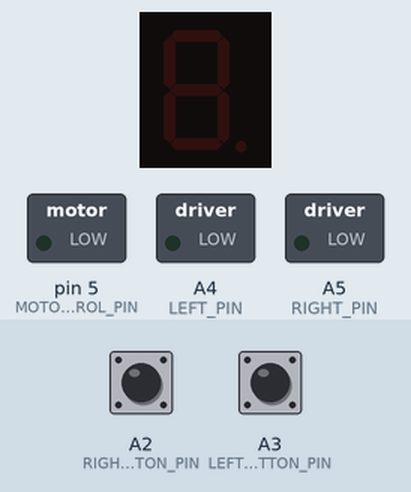
The sketch below on a simulated Arduino Uno, built with avr-gcc and run on an emulated ATmega328P. On the bench: 1-digit seven-segment display, switched loads named in the sketch (green lamp = pin HIGH). Wiring (inferred from the names in the program): 1-digit 7-segment display, segments lit when HIGH: segments pin 11, pin 10, pin 7, pin 8, pin 9, pin 12, pin 13, pin 6. The inputs (shaded band) are chosen by the test bench; at power-on: A2 (RIGHT_BUTTON_PIN) LOW, A3 (LEFT_BUTTON_PIN) LOW. The segment pins are drawn as the display they are named for; pins used as bus, display or sensor lines are not drawn.

Above: at 1.2 s.
1.3 s: A2 (RIGHT_BUTTON_PIN) pulled HIGH for 1 s
At 2.6 s:
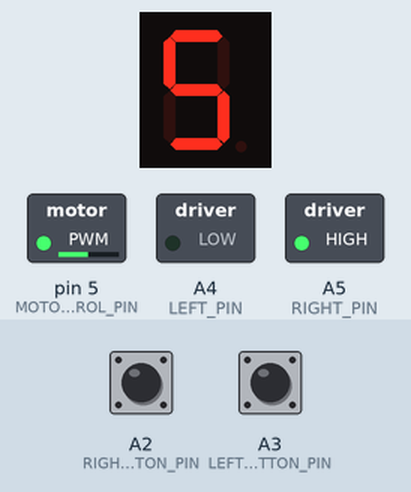
3.8 s: A3 (LEFT_BUTTON_PIN) pulled HIGH for 3.2 s
At 7.3 s:
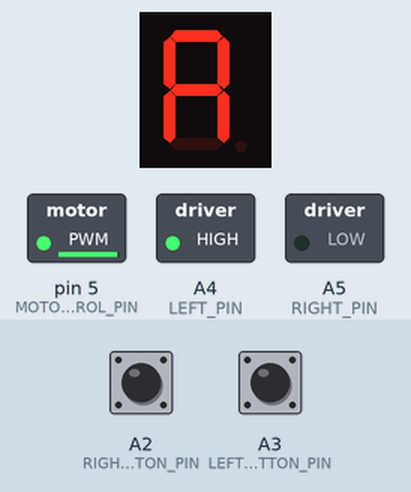
8.5 s: A2 (RIGHT_BUTTON_PIN) pulled HIGH for 3.2 s
At 12.2 s:
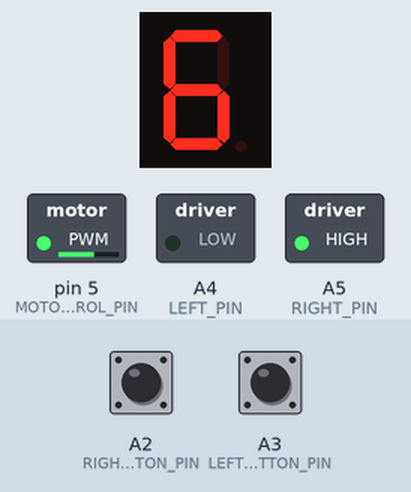
13.2 s: A2 (RIGHT_BUTTON_PIN) pulled HIGH for 0.15 s
At 14.6 s:
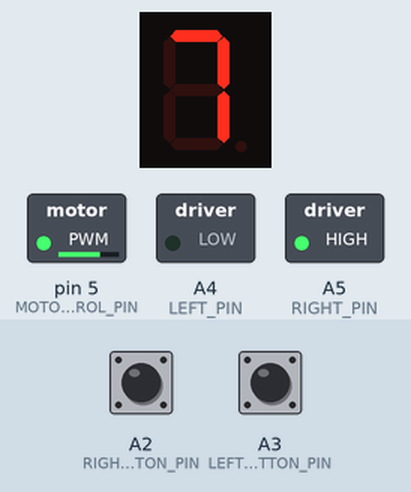
14.9 s: A2 (RIGHT_BUTTON_PIN) pulled HIGH for 0.15 s
At 16.0 s:
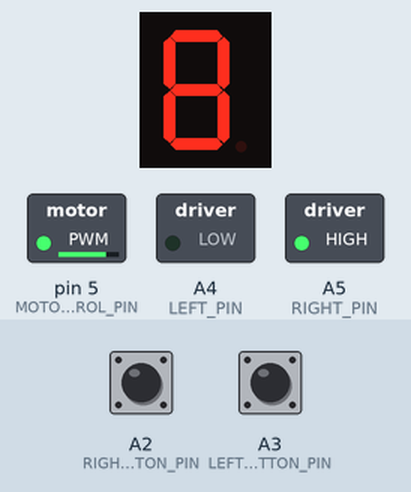
16.6 s: A2 (RIGHT_BUTTON_PIN) pulled HIGH for 0.15 s
At 17.3 s:
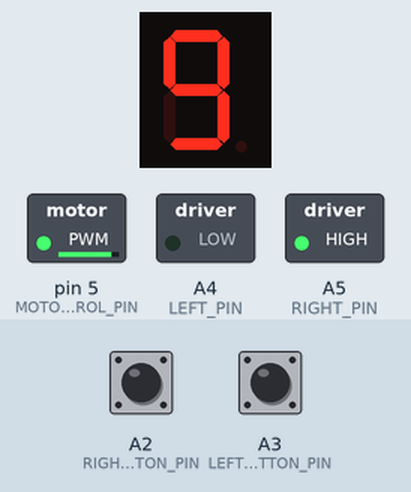
Timing chart, 0 to 19.3 s (numbered marks = the images above; inputs shaded):
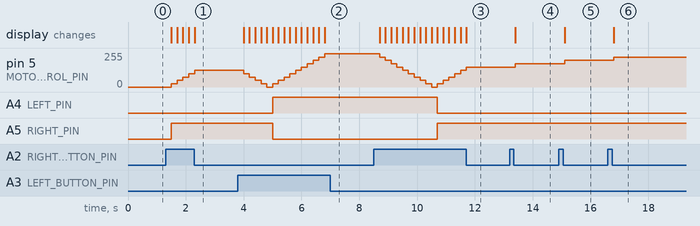

Measured:
- after the input at 1.3 s, pin 5 (MOTOR_CONTROL_PIN): moves from 0/255 to 125/255 over 0.80 s, starting after 0.20 s; A5 (RIGHT_PIN): LOW → HIGH after 0.20 s; the display: first changes after 0.20 s (image 1 shows a later state)
- after the input at 3.8 s, pin 5 (MOTOR_CONTROL_PIN): 125/255 → 100/255 after 0.20 s, → 75/255 0.20 s later, → 50/255 0.20 s later, → 25/255 0.20 s later, … (15 changes in this stretch); A4 (LEFT_PIN): LOW → HIGH after 1.2 s; A5 (RIGHT_PIN): HIGH → LOW after 1.2 s; the display: first changes after 0.20 s (image 2 shows a later state)
- after the input at 8.5 s, pin 5 (MOTOR_CONTROL_PIN): 250/255 → 225/255 after 0.20 s, → 200/255 0.20 s later, → 175/255 0.20 s later, → 150/255 0.20 s later, … (16 changes in this stretch); A4 (LEFT_PIN): HIGH → LOW after 2.2 s; A5 (RIGHT_PIN): LOW → HIGH after 2.2 s; the display: first changes after 0.20 s (image 3 shows a later state)
- after the input at 13.2 s, pin 5 (MOTOR_CONTROL_PIN): 150/255 → 175/255 after 0.20 s; the display: changes after 0.20 s (image 4)
- after the input at 14.9 s, pin 5 (MOTOR_CONTROL_PIN): 175/255 → 200/255 after 0.20 s; the display: changes after 0.20 s (image 5)
- after the input at 16.6 s, pin 5 (MOTOR_CONTROL_PIN): 200/255 → 225/255 after 0.20 s; the display: changes after 0.20 s (image 6)

The sketch:

Motor_Controller_Lab_8.ino
```cpp
 const int G = 13;
 const int F = 12;
 const int A = 11;
 const int B = 10;
 const int E = 9;
 const int D = 8;
 const int C = 7;
 const int H = 6;

 const int LEFT_PIN = A4;
 const int RIGHT_PIN = A5;
 const int MOTOR_CONTROL_PIN = 5;

 const int LEFT_BUTTON_PIN = A3;
 const int RIGHT_BUTTON_PIN = A2;

 const int MOTOR_STEPS = 10;
 int LEFT_STEP_CONTROLLER = 0;
 int RIGHT_STEP_CONTROLLER = 0;

 int display_step = 0;
 void setup() {

   pinMode(A, OUTPUT);
   pinMode(B, OUTPUT);
   pinMode(C, OUTPUT);
   pinMode(D, OUTPUT);
   pinMode(E, OUTPUT);
   pinMode(F, OUTPUT);
   pinMode(G, OUTPUT);
   pinMode(H, OUTPUT);

   pinMode(RIGHT_PIN, OUTPUT);
   pinMode(LEFT_PIN, OUTPUT);
   pinMode(MOTOR_CONTROL_PIN, OUTPUT);

   pinMode(LEFT_BUTTON_PIN, INPUT);
   pinMode(RIGHT_BUTTON_PIN, INPUT);
 }

 void loop() {
   int left_button_value = digitalRead(LEFT_BUTTON_PIN);
   int right_button_value = digitalRead(RIGHT_BUTTON_PIN);
   if (left_button_value != 0) {
     delay(200);
     if (RIGHT_STEP_CONTROLLER != 0) {
       turn_right(-1);
     } else if (LEFT_STEP_CONTROLLER < MOTOR_STEPS) {
       turn_left(1);
     }
   }
   if (right_button_value != 0) {
     delay(200);

     if (LEFT_STEP_CONTROLLER != 0) {
       turn_left(-1);
     } else if (RIGHT_STEP_CONTROLLER < MOTOR_STEPS) {
       turn_right(1);
     }

   }

 }

 void turn_right(int number) {
   RIGHT_STEP_CONTROLLER = RIGHT_STEP_CONTROLLER + number;
   int speed = 255 / MOTOR_STEPS * RIGHT_STEP_CONTROLLER;
   analogWrite(MOTOR_CONTROL_PIN, speed);
   digitalWrite(LEFT_PIN, LOW);
   digitalWrite(RIGHT_PIN, HIGH);
   display_segment(RIGHT_STEP_CONTROLLER);
 }
 void turn_left(int number) {
   LEFT_STEP_CONTROLLER = LEFT_STEP_CONTROLLER + number;
   int speed = 255 / MOTOR_STEPS * LEFT_STEP_CONTROLLER;
   analogWrite(MOTOR_CONTROL_PIN, speed);
   digitalWrite(LEFT_PIN, HIGH);
   digitalWrite(RIGHT_PIN, LOW);
   display_segment(LEFT_STEP_CONTROLLER);
 }

 void display_segment(int display_step) {

   switch (display_step) {

   case 10:
     ten();
     break;

   case 9:
     nine();
     break;

   case 8:
     eight();
     break;

   case 7:
     seven();
     break;

   case 6:
     six();
     break;

   case 5:
     five();
     break;

   case 4:
     four();
     break;

   case 3:
     three();
     break;

   case 2:
     two();
     break;

   case 1:
     one();
     break;

   case 0:
     zero();
     break;
   default:
     break;

   }

 }

 void zero(void) {
   digitalWrite(A, HIGH);
   digitalWrite(B, HIGH);
   digitalWrite(C, HIGH);
   digitalWrite(D, HIGH);
   digitalWrite(E, HIGH);
   digitalWrite(F, HIGH);
   digitalWrite(G, LOW);
   digitalWrite(H, LOW);
 }

 void one(void) {
   digitalWrite(A, LOW);
   digitalWrite(B, HIGH);
   digitalWrite(C, HIGH);
   digitalWrite(D, LOW);
   digitalWrite(E, LOW);
   digitalWrite(F, LOW);
   digitalWrite(G, LOW);
   digitalWrite(H, LOW);
 }

 void two(void) {
   digitalWrite(A, HIGH);
   digitalWrite(B, HIGH);
   digitalWrite(C, LOW);
   digitalWrite(D, HIGH);
   digitalWrite(E, HIGH);
   digitalWrite(F, LOW);
   digitalWrite(G, HIGH);
   digitalWrite(H, LOW);
 }

 void three(void) {
   digitalWrite(A, HIGH);
   digitalWrite(B, HIGH);
   digitalWrite(C, HIGH);
   digitalWrite(D, HIGH);
   digitalWrite(E, LOW);
   digitalWrite(F, LOW);
   digitalWrite(G, HIGH);
   digitalWrite(H, LOW);
 }

 void four(void) {
   digitalWrite(A, LOW);
   digitalWrite(B, HIGH);
   digitalWrite(C, HIGH);
   digitalWrite(D, LOW);
   digitalWrite(E, LOW);
   digitalWrite(F, HIGH);
   digitalWrite(G, HIGH);
   digitalWrite(H, LOW);
 }

 void five(void) {
   digitalWrite(A, HIGH);
   digitalWrite(B, LOW);
   digitalWrite(C, HIGH);
   digitalWrite(D, HIGH);
   digitalWrite(E, LOW);
   digitalWrite(F, HIGH);
   digitalWrite(G, HIGH);
   digitalWrite(H, LOW);
 }

 void six(void) {
   digitalWrite(A, HIGH);
   digitalWrite(B, LOW);
   digitalWrite(C, HIGH);
   digitalWrite(D, HIGH);
   digitalWrite(E, HIGH);
   digitalWrite(F, HIGH);
   digitalWrite(G, HIGH);
   digitalWrite(H, LOW);
 }

 void seven(void) {
   digitalWrite(A, HIGH);
   digitalWrite(B, HIGH);
   digitalWrite(C, HIGH);
   digitalWrite(D, LOW);
   digitalWrite(E, LOW);
   digitalWrite(F, LOW);
   digitalWrite(G, LOW);
   digitalWrite(H, LOW);
 }

 void eight(void) {
   digitalWrite(A, HIGH);
   digitalWrite(B, HIGH);
   digitalWrite(C, HIGH);
   digitalWrite(D, HIGH);
   digitalWrite(E, HIGH);
   digitalWrite(F, HIGH);
   digitalWrite(G, HIGH);
   digitalWrite(H, LOW);
 }

 void nine(void) {
   digitalWrite(A, HIGH);
   digitalWrite(B, HIGH);
   digitalWrite(C, HIGH);
   digitalWrite(D, HIGH);
   digitalWrite(E, LOW);
   digitalWrite(F, HIGH);
   digitalWrite(G, HIGH);
   digitalWrite(H, LOW);
 }

 void ten(void) {
   digitalWrite(A, HIGH);
   digitalWrite(B, HIGH);
   digitalWrite(C, HIGH);
   digitalWrite(D, LOW);
   digitalWrite(E, HIGH);
   digitalWrite(F, HIGH);
   digitalWrite(G, HIGH);
   digitalWrite(H, LOW);
 }
```
